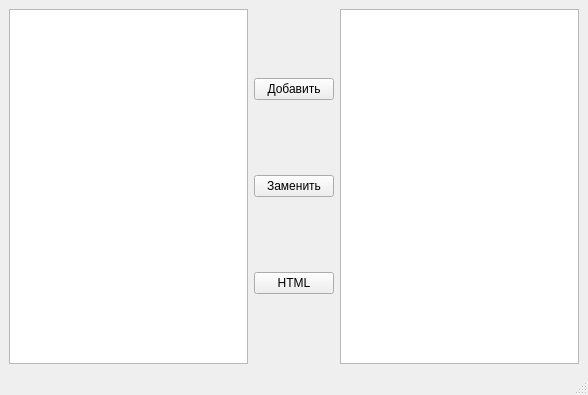
<?xml version="1.0" encoding="UTF-8"?>
<ui version="4.0">
 <class>MainWindow</class>
 <widget class="QMainWindow" name="MainWindow">
  <property name="geometry">
   <rect>
    <x>0</x>
    <y>0</y>
    <width>588</width>
    <height>395</height>
   </rect>
  </property>
  <property name="windowTitle">
   <string>MainWindow</string>
  </property>
  <widget class="QWidget" name="centralwidget">
   <layout class="QHBoxLayout" name="horizontalLayout">
    <item>
     <widget class="QPlainTextEdit" name="plainTextEditSource"/>
    </item>
    <item>
     <layout class="QVBoxLayout" name="verticalLayout">
      <item>
       <widget class="QPushButton" name="pushButtonAdd">
        <property name="text">
         <string>Добавить</string>
        </property>
       </widget>
      </item>
      <item>
       <widget class="QPushButton" name="pushButtonReplace">
        <property name="text">
         <string>Заменить</string>
        </property>
       </widget>
      </item>
      <item>
       <widget class="QPushButton" name="pushButtonAddText">
        <property name="text">
         <string>HTML</string>
        </property>
       </widget>
      </item>
     </layout>
    </item>
    <item>
     <widget class="QPlainTextEdit" name="plainTextEditDestination"/>
    </item>
   </layout>
  </widget>
  <widget class="QMenuBar" name="menubar">
   <property name="geometry">
    <rect>
     <x>0</x>
     <y>0</y>
     <width>588</width>
     <height>22</height>
    </rect>
   </property>
  </widget>
  <widget class="QStatusBar" name="statusbar"/>
 </widget>
 <resources/>
 <connections/>
</ui>
